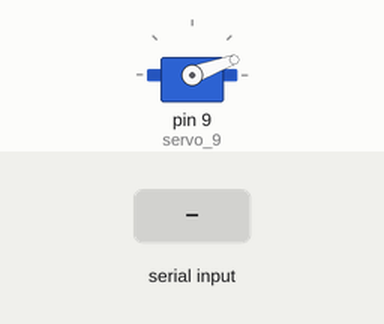
The sketch below on a simulated Arduino Uno, built with avr-gcc and run on an emulated ATmega328P. Shown: servo. The inputs (shaded band) are chosen by the test bench. What the sketch prints to the serial monitor is not drawn.

Above: at 1.2 s.
1.3 s: "YES" received over the second serial link
At 1.78 s:
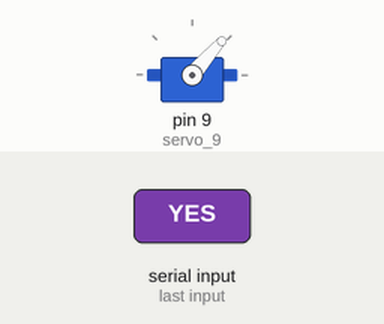
At 3.6 s:
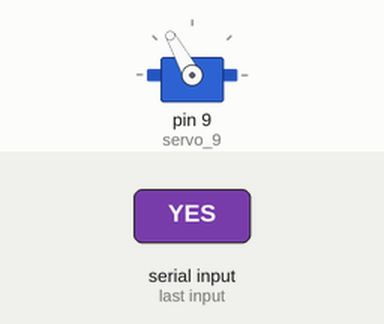
Timing chart, 0 to 11.8 s (numbered marks = the images above; inputs shaded):
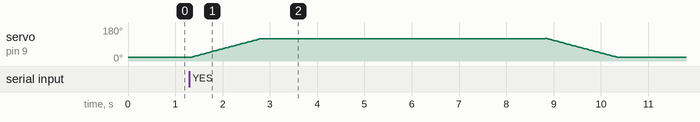

Measured:
- after the input at 1.3 s, servo on pin 9 (servo_9): rises from 20° to 120° in 7.5 s, then falls to 21° in 1.5 s

The sketch:

sketch_sep21a.ino
```cpp
#include <SoftwareSerial.h>
#include <Servo.h>

#define BT_RXD 8
#define BT_TXD 7
SoftwareSerial bluetooth(BT_RXD, BT_TXD);
Servo servo_9;

int angle = 0;
String val = "";

void setup(){
  Serial.begin(9600);
  bluetooth.begin(9600);

  servo_9.attach(9);
  servo_9.write(20);
}

void loop(){

  while(bluetooth.available()) {
    char c = (char)bluetooth.read();
    val += c;
    delay(5);
  }

  if(val.equals("YES")) {

    for(angle = 20; angle < 120; angle++) {
      servo_9.write(angle);
      delay(15);
    }

    delay(1000);

    Serial.println("val : " + val);
    val = "";
    delay(5000);

    for(angle = 120; angle > 20; angle--) {
      servo_9.write(angle);
      delay(15);
    }
  } else if(val.equals("NO")) {

    for(angle = 120; angle > 20; angle--) {
      servo_9.write(angle);
      delay(15);
    }

    delay(1000);

    Serial.println("val : " + val);
    val = "";
    delay(100);
  } else {
    val = "";
  }

  delay(100);
}
```
